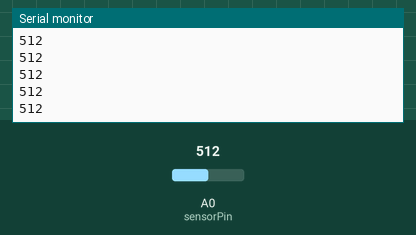
This sketch was run on a simulated Arduino Uno, built with avr-gcc and run on an emulated ATmega328P. Shown: the last lines printed to the serial monitor. The inputs (shaded band) are chosen by the test bench; at power-on: A0 (sensorPin) = 512.

Above: at 1.2 s.
1.3 s: A0 (sensorPin) set to 716
At 2.3 s:
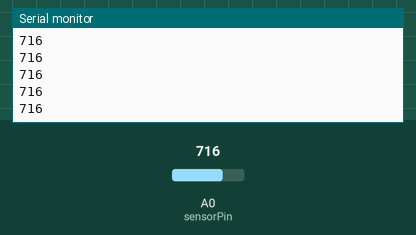
2.8 s: A0 (sensorPin) set to 900
At 3.3 s:
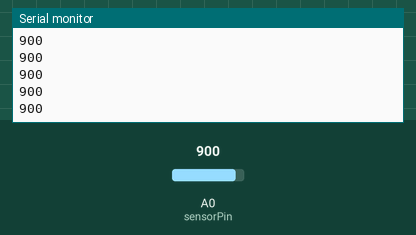
Timing chart, 0 to 5.8 s (numbered marks = the images above; inputs shaded):
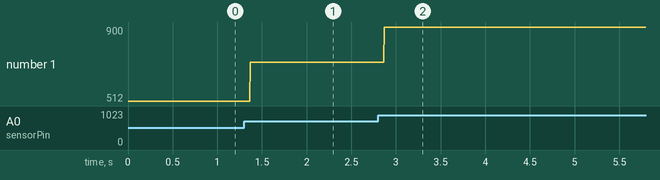

The sketch:

interfacing_photodiode_with_arduino1.ino
```cpp
// C++ code
//Author: Saleh Sadid Mir
/* Title: Interfacing Photodiode with Arduino*/
int sensorPin = A0;
int sensorValue = 0;

void setup()
{
  Serial.begin(9600);
  pinMode(sensorPin, INPUT);
}

void loop()
{
  sensorValue= analogRead(sensorPin);
  Serial.println(sensorValue);
}
```

Measured:
- after the input at 1.3 s, the serial monitor: prints a new line after 0.07 s (image 1)
- after the input at 2.8 s, the serial monitor: prints a new line after 0.07 s (image 2)
- plotted number 1: 512 → 716 after the input at 1.3 s, 716 → 900 after the input at 2.8 s
